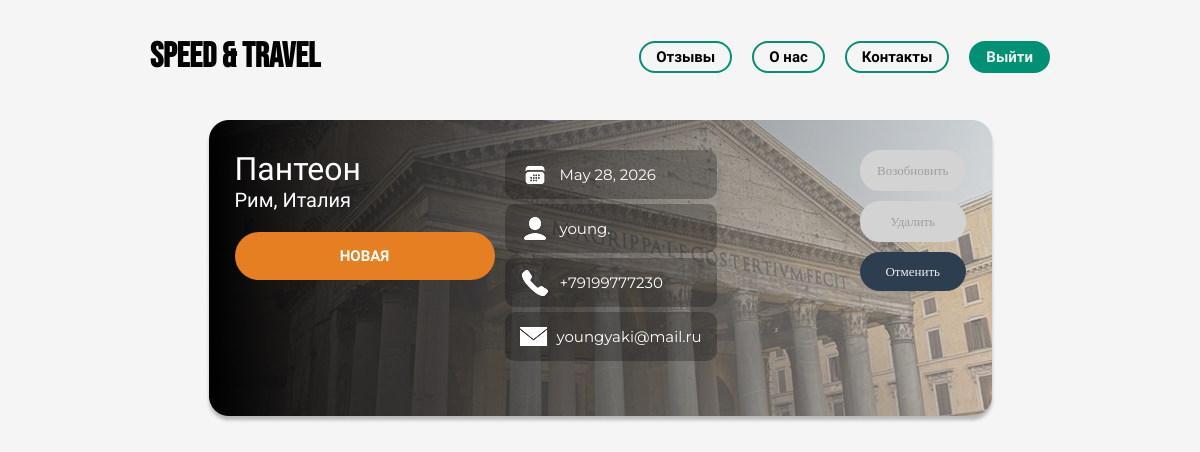
The page /my_tour/ (signed in) on the database as committed earlier.
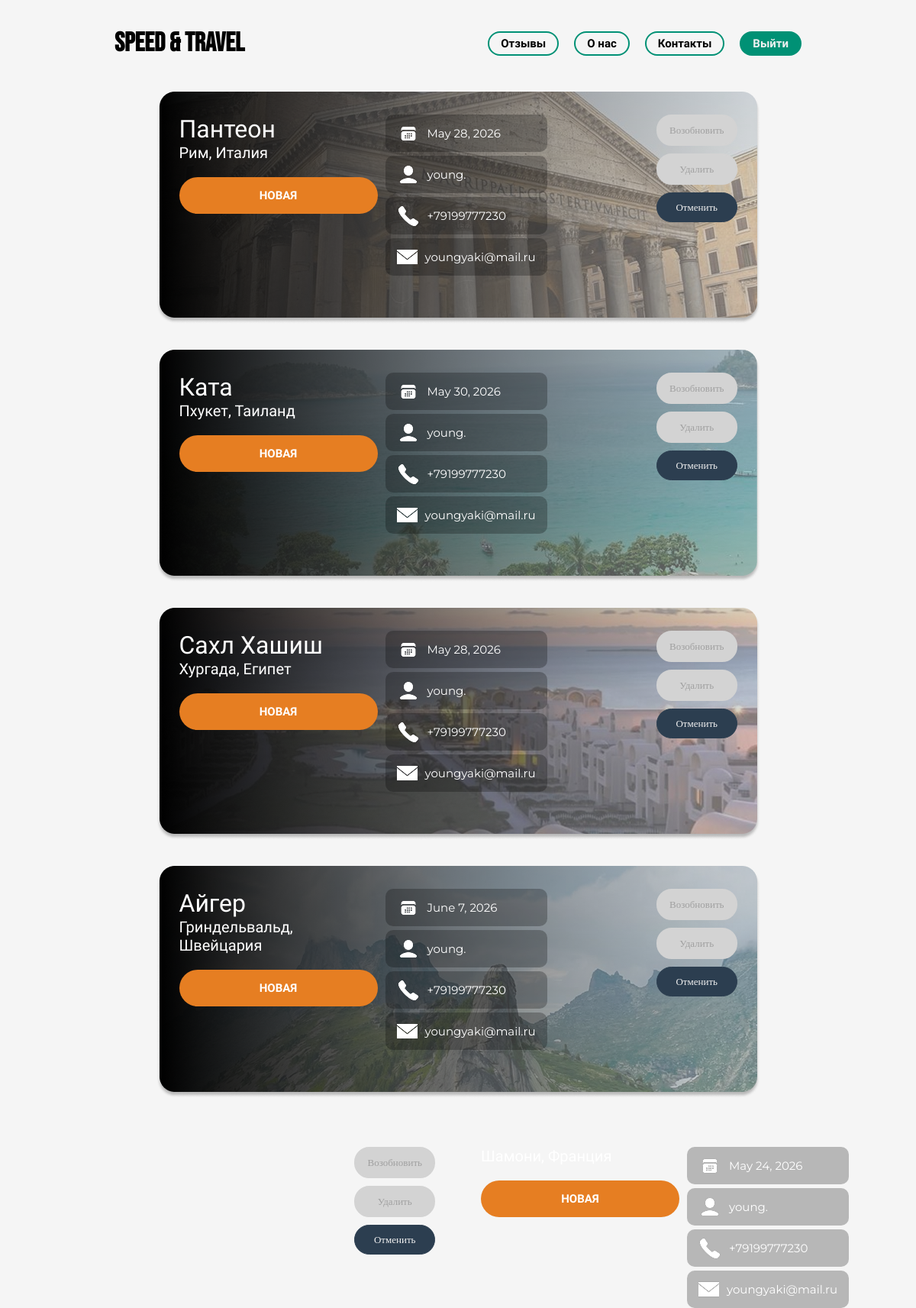
The same page on the database as committed later.
### main/models.py (models this page shows, shortened)
class Tour(models.Model):
    DIRECTION = [
        ('Phuket','Пхукет, Таиланд'),
        ('Hurghada','Хургада, Египет'),
        ('Bali','Бали, Индонезия'),
        ('Male','Мале, Мальдивы'),
        ('Zermatt','Церматт, Швейцария'),
        ('Grindelwald','Гриндельвальд, Швейцария'),
        ('Chamonix','Шамони, Франция'),
        ('Caruiso','Каруизо, Италия'),
        ('Paris','Париж, Франция'),
        ('Rome','Рим, Италия'),
        ('Istanbul','Стамбул, Турция'),
        ('Saint-Petersburg','Санкт-Петербург, Россия')
    ]
    STATUS_CHOICES = [
        ('pending','НОВАЯ'),
        ('processing','В ОБРАБОТКЕ'),
        ('completed','ЗАВЕРШЕНО'),
        ('cancel','ОТМЕНЕНО'),
    ]
    status = models.CharField(choices=STATUS_CHOICES, default="pending")
    direction = models.CharField(max_length=100, choices=DIRECTION, verbose_name="Направление")
    departure_date = models.DateField(verbose_name="Дата выезда", validators=[validation_date])
    name = models.CharField(max_length=15, verbose_name="Имя")
    surname = models.CharField(max_length=15, verbose_name="Фамилия")
    patronymic = models.CharField(max_length=15, verbose_name="Отчество", blank=True)
    number = models.CharField(max_length=20, verbose_name="Телефон")
    email = models.CharField(max_length=50, verbose_name="Email")
    personal_data = models.BooleanField(default=False, verbose_name="Согласие на обработку персональных данных")
    advertise_valls = models.BooleanField(default=False, verbose_name="Согласие на получение рекламы и звонков")
    class Meta:
        abstract = True

class ExcursionTour(Tour):
    PARIS_EXCURSION = [
        ('eifell_tower','Эйфелева Башня'),
        ('louvre','Лувр'),
        ('notre_dame','Нотр-Даме-де-Пари')
    ]
    ROME_EXCURSION = [
        ('coliseum','Колизей'),
        ('pantheon','Пантеон'),
        ('st_peter','Собр Св. Петра')
    ]
    ISTANBUL_EXCURSION = [
        ('hagua_sophia','Айя-София'),
        ('blue_mosque','Голубая мечеть')
    ]
    SAINT_PETERBURG = [
        ('hermitage','Эрмитаж'),
        ('peter_paul','Петропавл. крепость')
    ]
    paris_excursion = models.CharField(choices=PARIS_EXCURSION, verbose_name="Экскурсия в Париж, Франция", blank=True)
    rome_excursion = models.CharField(choices=ROME_EXCURSION, verbose_name="Экскурсия в Рим, Италия", blank=True)
    istanbul_excursion = models.CharField(choices=ISTANBUL_EXCURSION, verbose_name="Экскурсия в Стамбул, Турция", blank=True)
    saint_excursion = models.CharField(choices=SAINT_PETERBURG, verbose_name="Экскурсия в Санкт-Петербург, Россия", blank=True)
    user = models.ForeignKey(User, on_delete=models.CASCADE, null=True, blank=True)

class BeachTour(Tour):
    PHUKET_BEACH = [
        ('patong','Патонг'),
        ('kata','Ката')
    ]
    HURGHADA_BEACH = [
        ('sahl_hasheesh','Сахл Хашиш'),
        ('el_gouna','Эль-Гуна')
    ]
    BALI_BEACH = [
        ('kuta','Кута'),
        ('nusa_dua', 'Нуса Дуа')
    ]
    MALE_BEACH = [
        ('ari_atoll','Ари Атолл'),
        ('baa_atoll','Баа Атолл')
    ]
    phuket_beach = models.CharField(choices=PHUKET_BEACH, verbose_name="Пляж в Пхукет, Таиланд", blank=True)
    hurghada_beach = models.CharField(choices=HURGHADA_BEACH, verbose_name="Пляж в Хургада, Египет", blank=True)
    bali_beach = models.CharField(choices=BALI_BEACH, verbose_name="Пляж в Бали, Индонезия", blank=True)
    male_beach = models.CharField(choices=MALE_BEACH, verbose_name="Пляж в Мале, Мальдивы", blank=True)
    user = models.ForeignKey(User, on_delete=models.CASCADE, null=True, blank=True)

class SkiTour(Tour):
    ZERMATT_SKI = [
        ('matterhorn', 'Маттерхорн')
    ]
    GRINDELWALD_SKI = [
        ('iger','Айгер')
    ]
    CHAMONIX_SKI = [
        ('montBlanc','Монблан (4 810 м)')
    ]
    CARUISO_SKI = [
        ('ValGardena','Валь-Гардена'),
        ('GranSanBernardo','Гран-Сан-Бернардо')
    ]
    zermatt_ski = models.CharField(choices=ZERMATT_SKI, max_length=20, verbose_name="Гора в Церматт, Швейцария", blank=True)
    grindelwald_ski = models.CharField(choices=GRINDELWALD_SKI, verbose_name='Гора в Гриндельвальд, Швейцария', blank=True)
    chamonix_ski = models.CharField(choices=CHAMONIX_SKI, max_length=20, verbose_name="Гора в Шамони, Франция", blank=True)
    caruiso_ski = models.CharField(choices=CARUISO_SKI, verbose_name='Гора в Валь-Гардена, Гран-Сан-Бернардо, Италия', blank=True)
    user = models.ForeignKey(User, on_delete=models.CASCADE, null=True, blank=True)

### main/views.py (the view)
@login_required
def my_tour(request):
    excursion_tours = ExcursionTour.objects.filter(user=request.user)
    beach_tours = BeachTour.objects.filter(user=request.user)
    ski_tours = SkiTour.objects.filter(user=request.user)
    tours = []
    for tour in excursion_tours:
        tours.append(tour)
    for tour in beach_tours:
        tours.append(tour)
    for tour in ski_tours:
        tours.append(tour)
    if not tours:
        return render(request, 'main/null.html')
    return render(request, 'main/my_tour.html', {
        'tours': tours
    })

### main/templates/main/my_tour.html (shortened to what the changed rows need)
<!DOCTYPE html>
<html lang="en">
<head>
    {% load static %}
    <link rel="stylesheet" href="{% static 'main/css/my_tour.css'%}">
    <link rel="stylesheet" href="{% static 'main/css/font.css'%}">
    <link rel="stylesheet" href="{% static 'main/css/notification.css'%}">
</head>
<body>
    <section class="main">
        <div class="tourList">
            {% for tour in tours %}
                <div class="tour">
                    <div class="header">
                        <div class="img">
                            {% if tour.paris_excursion == "eifell_tower" %}
                                <img src="{% static 'main/images/EiffelTower.png' %}">
                            {% elif tour.paris_excursion == "louvre" %}
                                <img src="{% static 'main/images/Louvre.png' %}">
                            {% elif tour.paris_excursion == "notre_dame" %}
                                <img src="{% static 'main/images/NotreDame.png' %}">
                            {% elif tour.rome_excursion == "coliseum" %}
                                <img src="{% static 'main/images/Coliseum.png' %}">
                            {% elif tour.rome_excursion == "pantheon" %}
                                <img src="{% static 'main/images/Pantheon.png' %}">
                            {% elif tour.rome_excursion == "st_peter" %}
                                <img src="{% static 'main/images/StPeter.png' %}">
                            {% elif tour.istanbul_excursion == "hagua_sophia" %}
                                <img src="{% static 'main/images/HaguaSophia.png' %}">
                            {% elif tour.istanbul_excursion == "blue_mosque" %}
                                <img src="{% static 'main/images/BlueMosque.png' %}">
                            {% elif tour.saint_excursion == "hermitage" %}
                                <img src="{% static 'main/images/Hermitage.png' %}">
                            {% elif tour.saint_excursion == "peter_paul" %}
                                <img src="{% static 'main/images/PeterPaul.png' %}">
                            {% elif tour.phuket_beach == "patong" %}
                                <img src="{% static 'main/images/Patong.png' %}">
                            {% elif tour.phuket_beach == "kata" %}
                                <img src="{% static 'main/images/Kata.png' %}">
                            {% elif tour.hurghada_beach == "sahl_hasheesh" %}
                                <img src="{% static 'main/images/SahlHasheesh.png' %}">
                            {% elif tour.hurghada_beach == "el_gouna" %}
                                <img src="{% static 'main/images/ElGouna.png' %}">
                            {% elif tour.bali_beach == "kuta" %}
                                <img src="{% static 'main/images/Kuta.png' %}">
                            {% elif tour.bali_beach == "nusa_dua" %}
                                <img src="{% static 'main/images/NusaDua.png' %}">
                            {% elif tour.male_beach == "ari_atoll" %}
                                <img src="{% static 'main/images/AriAtoll.png' %}">
                            {% elif tour.male_beach == "baa_atoll" %}
                                <img src="{% static 'main/images/BaaAtoll.png' %}">
                            {% elif tour.zermatt_ski == "matterhorn" %}
                                <img src="{% static 'main/images/Matterhorn.png' %}">
                            {% elif tour.grindelwald_ski == "iger" %}
                                <img src="{% static 'main/images/Iger.png' %}">
                            {% elif tour.caruiso_ski == "ValGardena" %}
                                <img src="{% static 'main/images/ValGardena.png' %}">
                            {% elif tour.caruiso_ski == "GranSanBernardo" %}
                                <img src="{% static 'main/images/GranSanBernardo.png' %}">
                            {% endif %}
                            <div class="text">
                                {% if tour.paris_excursion == "eifell_tower" %}
                                    {{tour.get_paris_excursion_display}}
                                {% elif tour.paris_excursion == "louvre" %}
                                    {{tour.get_paris_excursion_display}}
                                {% elif tour.paris_excursion == "notre_dame" %}
                                    {{tour.get_paris_excursion_display}}
                                {% elif tour.rome_excursion == "coliseum" %}
                                    {{tour.get_rome_excursion_display}}
                                {% elif tour.rome_excursion == "pantheon" %}
                                    {{tour.get_rome_excursion_display}}
                                {% elif tour.rome_excursion == "st_peter" %}
                                    {{tour.get_rome_excursion_display}}
                                {% elif tour.istanbul_excursion == "hagua_sophia" %}
                                    {{tour.get_istanbul_excursion_display}}
                                {% elif tour.istanbul_excursion == "blue_mosque" %}
                                    {{tour.get_istanbul_excursion_display}}
                                {% elif tour.saint_excursion == "hermitage" %}
                                    {{tour.get_saint_excursion_display}}
                                {% elif tour.saint_excursion == "peter_paul" %}
                                    {{tour.get_saint_excursion_display}}
                                {% elif tour.phuket_beach == "patong" %}
                                    {{tour.get_phuket_beach_display}}
                                {% elif tour.phuket_beach == "kata" %}
                                    {{tour.get_phuket_beach_display}}
                                {% elif tour.hurghada_beach == "sahl_hasheesh" %}
                                    {{tour.get_hurghada_beach_display}}
                                {% elif tour.hurghada_beach == "el_gouna" %}
                                    {{tour.get_hurghada_beach_display}}
                                {% elif tour.bali_beach == "kuta" %}
                                    {{tour.get_bali_beach_display}}
                                {% elif tour.bali_beach == "nusa_dua" %}
                                    {{tour.get_bali_beach_display}}
                                {% elif tour.male_beach == "ari_atoll" %}
                                    {{tour.get_male_beach_display}}
                                {% elif tour.male_beach == "baa_atoll" %}
                                    {{tour.get_male_beach_display}}
                                {% elif tour.zermatt_ski == "matterhorn" %}
                                    {{tour.get_zermatt_ski_display}}
                                {% elif tour.grindelwald_ski == "iger" %}
                                    {{tour.get_grindelwald_ski_display}}
                                {% elif tour.caruiso_ski == "ValGardena" %}
                                    {{tour.get_caruiso_ski_display}}
                                {% elif tour.caruiso_ski == "GranSanBernardo" %}
                                    {{tour.get_caruiso_ski_display}}
                                {% endif %}
                                <p class="direction">{{tour.get_direction_display}}</p>
                                <div class="text-status-{{tour.status}}">
                                    <p>{{tour.get_status_display}}</p>
                                </div>
                            </div>
                            <div class="data">
                                <div class="date">
                                    <img src="{% static 'main/images/dateIcon.png' %}">
                                    <p>{{tour.departure_date}}</p>
                                </div>
                                <div class="name">
                                    <img src="{% static 'main/images/userIcon.png' %}">
                                    <p>{{tour.name}}</p>
                                </div>
                                <div class="number">
                                    <img src="{% static 'main/images/phoneIcon.png' %}">
                                    <p>{{tour.number}}</p>
                                </div>
                                <div class="email">
                                    <img src="{% static 'main/images/emailIcon.png' %}">
                                    <p>{{tour.email}}</p>
                                </div>
                            </div>
                            <div class="button">
                                {% if tour.status == "cancel" %}
                                <a href="{% url 'restart_tour' tour.id %}">
                                    <button>Возобновить</button>
                                </a>
                                <a href="{% url 'delete_tour' tour.id %}">
                                    <button>Удалить</button>
                                </a>
                                <a href="#">
                                    <button class="disabled-btn">Отменить</button>
                                </a>
                                {% else %}
                                <a href="#">
                                    <button class="disabled-btn">Возобновить</button>
                                </a>
                                <a href="#">
                                    <button class="disabled-btn">Удалить</button>
                                </a>
                                <a href="{% url 'cancel_tour' tour.id %}">
                                    <button>Отменить</button>
                                </a>
                                {% endif %}
                            </div>
                        </div>
                    </div>
                </div>
            {% endfor %}
        </div>
    </section>
</body>
</html>

Rows that differ between the two databases and show on the page:
added BeachTour: phuket_beach "Ката", direction "Пхукет, Таиланд", status "НОВАЯ", departure_date "May 30, 2026", name "young.", number "+79199777230", email "youngyaki@mail.ru", shows "Возобновить"
added BeachTour: hurghada_beach "Сахл Хашиш", direction "Хургада, Египет", status "НОВАЯ", departure_date "May 28, 2026", name "young.", number "+79199777230", email "youngyaki@mail.ru", shows "Возобновить"
added SkiTour: grindelwald_ski "Айгер", direction "Гриндельвальд, Швейцария", status "НОВАЯ", departure_date "June 7, 2026", name "young.", number "+79199777230", email "youngyaki@mail.ru", shows "Возобновить"
added SkiTour: status "НОВАЯ", departure_date "May 24, 2026", name "young.", number "+79199777230", email "youngyaki@mail.ru", shows "Возобновить"
